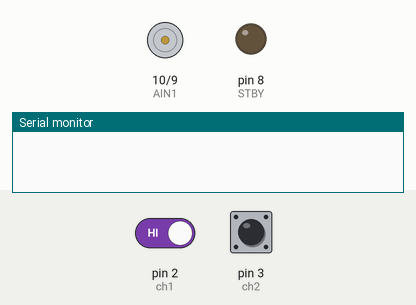
This sketch was run on a simulated Arduino Uno, built with avr-gcc and run on an emulated ATmega328P. On the bench: motor-driver pin pairs drawn as motors (green arrow = first pin HIGH = forward, orange = second pin HIGH = backward, longer = more drive, scaled by the enable pin, stopped while the standby pin is LOW), output pins drawn as LEDs (lit = HIGH), the last lines printed to the serial monitor. The test bench sets the inputs (shaded band); at power-on: pin 2 (ch1) HIGH, pin 3 (ch2) HIGH.

Above: at 0.1 s.
At 1.2 s:
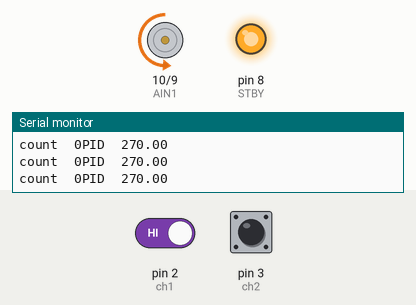
1.3 s: pin 2 (ch1) driven LOW
At 1.63 s:
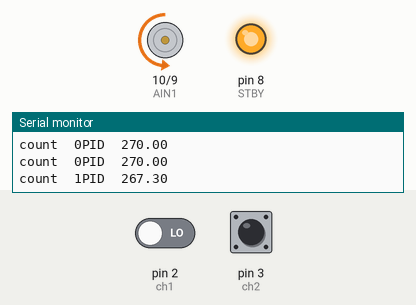
Timing chart, 0 to 4.3 s (numbered marks = the images above; inputs shaded):
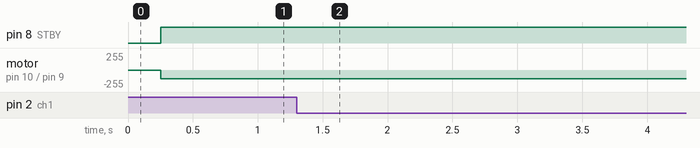

The sketch:

PID.ino
```cpp
#define ch1 2
#define ch2 3

unsigned long int ticks=0;


#define AIN1 10
#define AIN2 9
#define PWMA 11
#define STBY 8

// PID Parameters
#define Kp  2.7    //Proportianal constant
#define Ki  0 //Integral constant
#define Kd  0     //Differential Constant

// Desired Encoder count per time
#define TARGET 100
// Time step
#define TIME_STEP 250
// Standart speed for motors
#define PWM_BASE 120


double proportional=0;
double differential=0;
double integral=0;
double PID=0;


unsigned long long int time_elapsed=0;

unsigned long int count=0;
unsigned long int count_prev=0;


int error=0;
int error_prev=0;


void setup()
{
   Serial.begin(9600);
   // Encoder interrupts
  attachInterrupt(digitalPinToInterrupt(ch1),counts,FALLING);
  attachInterrupt(digitalPinToInterrupt(ch2),counts,FALLING);
  pinMode(AIN1,OUTPUT);
  pinMode(AIN2,OUTPUT);
  pinMode(PWMA,OUTPUT);
  pinMode(STBY,OUTPUT);


}


void loop()
{


   ticks=0;
   time_elapsed=millis();
   while(millis()-time_elapsed<=TIME_STEP);{}
   count=ticks;


   error=TARGET-count;

   //PID
   proportional=Kp*error;
   differential=Kd*(error-error_prev);
   integral+=Ki*error;

   PID= proportional+integral+differential;


   error_prev=error;

   digitalWrite(AIN2, HIGH);
   digitalWrite(AIN1, LOW);
   digitalWrite(STBY, HIGH);
   analogWrite(PWMA, abs(PWM_BASE+(int)PID));


     Serial.print("count\t");
     Serial.print(count);

     Serial.print("PID\t");
     Serial.println(PID);


}
void counts()
{
  ticks++;
  //Serial.println(ticks);
}
```

Measured:
- after the input at 1.3 s, motor on pin 10 (AIN1) / pin 9 (AIN2): backward 134/255 → backward 131/255 after 0.21 s, → backward 134/255 0.25 s later
